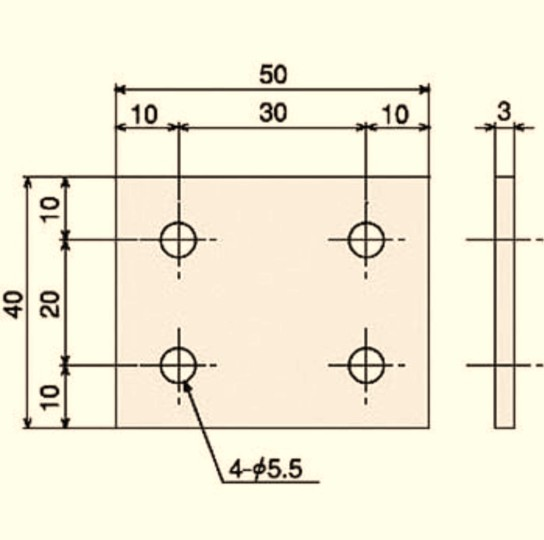
#> input picture Input/plate.jpg, 544 x 540 px
$ python detect_geometry.py
#> lines starting #> are read from the running program, lines starting #| are printed output that depends on the picture; after the words box and inside, x2 and y2 are one past the last pixel; in counts of white or black regions, pixels touching at a corner belong together
import cv2
import numpy as np
import pytesseract
import json

pytesseract.pytesseract.tesseract_cmd = (r"C:\Program Files\Tesseract-OCR\tesseract.exe")

image = cv2.imread("Input/plate.jpg")
#> image is the input picture: shape (540, 544, 3); mean B, G, R 216.9, 237.3, 242.7
gray = cv2.cvtColor(image, cv2.COLOR_BGR2GRAY)
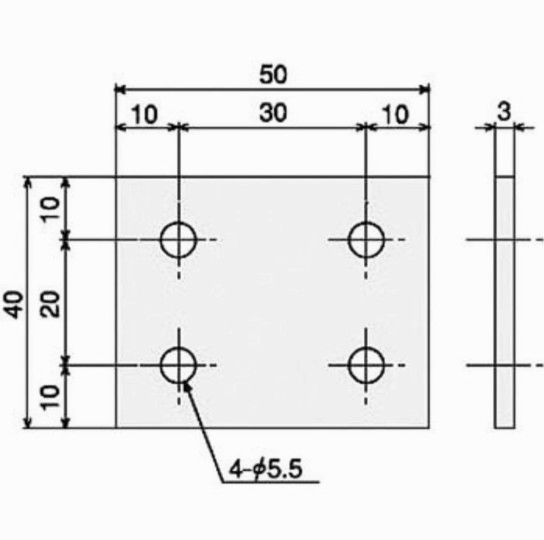
#> gray: shape (540, 544); min 0, max 253, mean 236.7

_, binary = cv2.threshold(
	gray,
	200,
	255,cv2.THRESH_BINARY_INV
)
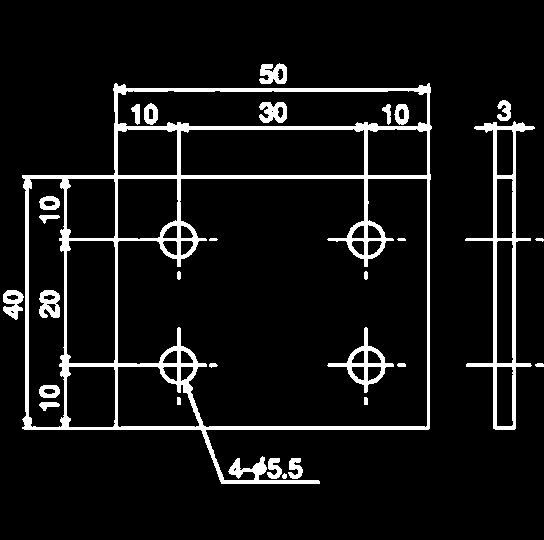
#> binary: shape (540, 544); 7.9% white; 29 white regions

#print(image)
print("Original: ", image.shape)
#| Original:  (540, 544, 3)
print("Grayscale: ", gray.shape)
#| Grayscale:  (540, 544)

cv2.imwrite("Output/gray.jpg", gray)
cv2.imwrite("Output/binary.png", binary)

# print the color value of the binary image [0 255 (black/white)]
import numpy as np
print("Binary values: ", np.unique(binary))
#| Binary values:  [  0 255]

# find contours of the binary image with the options (RETR_TREE, CHAIN_APPROX_SIMPLE)
contours, hierarchy = cv2.findContours(
	binary,
	cv2.RETR_TREE,
	cv2.CHAIN_APPROX_SIMPLE
)
#> contours = 72 contours, 7 with area under 20; largest, box (x1, y1, x2, y2) and area: (22, 83, 432, 484) 130960, (117, 178, 428, 428) 65272, (117, 90, 428, 127) 10682, (28, 178, 65, 428) 8704, (180, 128, 365, 176) 8437

# print the number of contours/area of the contour[0]
print("Number of contours: ", len(contours))
#| Number of contours:  72
print(contours[0])
#| [[[284 473]]
#|  [[282 475]]
#|  [[282 477]]
#|  [[283 478]]
#|  [[285 478]]
#|  [[286 477]]
#|  [[286 474]]
#|  [[285 474]]]
area = cv2.contourArea(contours[0])
#> area = 15.5
print("Area: ", area)
#| Area:  15.5

# print the area of all the contours
for contour in contours:
	area = cv2.contourArea(contour)
	print(area)
#> this loop made 72 passes
#> area on passes 2, 3, 4, 5, 7, 9, 10, 11, 12, 13, 14, 15: 161, 162, 21.5, 368.5, 53.5, 7092.5, 965, 1969.5, 961, 776, 152.5, 130959.5
#| 15.5
#| 161.0
#| 162.0
#| 21.5
#| 368.5
#| 7.0
#| 53.5
#| 15.5
#> (further printed lines are left out)

# Retrieve the contour with the largest area
largest_contour = max(contours, key=cv2.contourArea)
#> largest_contour = contour of 222 points, box (x1, y1, x2, y2) (22, 83, 432, 484), area 130960
largest_area = cv2.contourArea(largest_contour)
#> largest_area = 130959.5
print("Largest contour area: ", largest_area)
#| Largest contour area:  130959.5

# draw the result
result = image.copy()
cv2.drawContours(
	result,   # where to draw
	[largest_contour],   # what to draw (list)
	-1,   # draw all the contour received
	(0,0,255),  # Blue = 0, Green = 0, Red=255
	3   # The thickness of line [px]
)
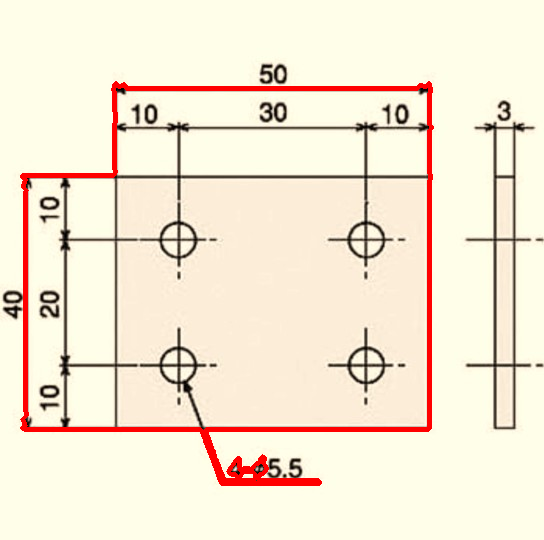
#> result: shape (540, 544, 3); 3.14% of pixels changed, all inside (x1, y1, x2, y2) = (20, 81, 434, 486)
cv2.imwrite("Output/largest_contour.jpg", result)

# check the boundingbox surrounding the largest_contour
x, y, width, height = cv2.boundingRect(largest_contour)
#> x = 22; y = 83; width = 410; height = 401
print("x: ", x)
#| x:  22
print("y: ", y)
#| y:  83
print("width: ", width)
#| width:  410
print("height: ", height)
#| height:  401

# crop the ROI part from the image (plate part)
roi = image[175:430, 115:430]
cv2.imwrite("Output/roi.jpg", roi)

# generate the binary image of the ROI
roi_gray = cv2.cvtColor(
    roi,
    cv2.COLOR_BGR2GRAY
)

_, roi_binary = cv2.threshold(
    roi_gray,
    200,
    255,
    cv2.THRESH_BINARY_INV
)
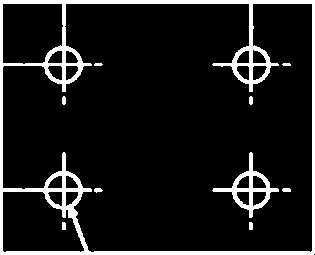
#> roi_binary: shape (255, 315); 10.5% white; 10 white regions

cv2.imwrite(
    "Output/roi_binary.png",
    roi_binary
)

# Retrieve the contours
roi_contours, roi_hierarchy = cv2.findContours(
    roi_binary,
    cv2.RETR_TREE,
    cv2.CHAIN_APPROX_SIMPLE
)
#> roi_contours = 29 contours, 2 with area under 20; largest, box (x1, y1, x2, y2) and area: (0, 0, 315, 255) 79756, (2, 3, 313, 253) 65272, (2, 191, 85, 253) 3918, (2, 3, 64, 65) 3360, (212, 152, 279, 218) 1312; roi_hierarchy = 29 rows, first 6: [-1, -1, 1, -1], [2, -1, -1, 0], [3, 1, -1, 0], [5, 2, 4, 0], [-1, -1, -1, 3], [6, 3, -1, 0]
print("Number of ROI contours:", len(roi_contours))
#| Number of ROI contours: 29

# find the closed & bigger contours
for contour in roi_contours:
    area = cv2.contourArea(contour)
    if area < 1000:   # skip the small contours
        continue

# find the closed contours and calculate perimeter
    perimeter = cv2.arcLength(contour, True)
    approx = cv2.approxPolyDP(
        contour,
        0.02 * perimeter,   # 0.02 tolerance to simplify
        True
    )
    print("Area:", area, "/ Vertices:", len(approx))

    # result
    #Area: 79755.5 / Vertices: 4
    #Area: 3918.5 / Vertices: 6
    #Area: 65272.5 / Vertices: 12
    #Area: 1311.5 / Vertices: 9
    #Area: 3360.5 / Vertices: 5

    # Draw - Area: 79755.5 / Vertices: 4
    if len(approx) == 4:
        plate_contour = approx
        print("Plate candidate area:", area)
        break
#> this loop made 1 pass
#> (area, perimeter, plate_contour) on pass 1: (79755.5, 1135.4, [[0, 0], [0, 254], [314, 253], [314, 0]])
#| Area: 79755.5 / Vertices: 4
#| Plate candidate area: 79755.5

plate_result = roi.copy()
cv2.drawContours(
    plate_result,
    [plate_contour],
    -1,
    (0, 255, 0),
    3
)
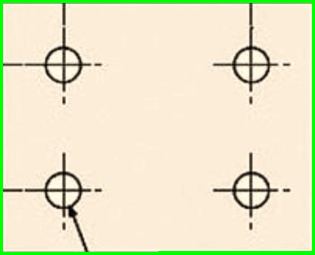
#> plate_result: shape (255, 315, 3); mean B, G, R 199.4, 230.2, 232.3
cv2.imwrite("Output/plate_detected.jpg",plate_result)

# Hole detection
blurred = cv2.medianBlur(roi_gray, 5)  # optimize the noise
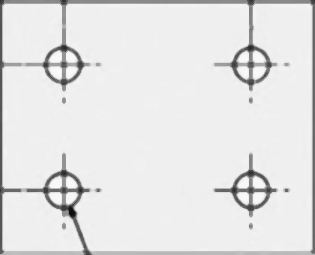
#> blurred: shape (255, 315); min 10, max 250, mean 227.9
circles = cv2.HoughCircles(
    blurred,  # where to find
    cv2.HOUGH_GRADIENT,   # which Hough method to use
    dp=1,
    minDist=50,   # the centers of the retrived circles should be apart 50px at least
    param1=100,
    param2=30,
    minRadius=10,   # ignore the circles smaller than r=10
    maxRadius=30   # ignore the circles bigger than r=30
)
#> circles = [[62.5, 64.5, 19.2], [251.5, 189.5, 18.8], [62.5, 189.5, 15.2], [249.5, 66.5, 17.2]]

if circles is not None:
    print("Number of circles: ", len(circles[0]))   # circles are saved in circles[0]
#| Number of circles:  4
else:
    print("No circles detected!")

    # draw the detected circle
circles = np.round(circles[0, :]).astype("int")
#> circles = [[62, 64, 19], [252, 190, 19], [62, 190, 15], [250, 66, 17]]
hole_result = roi.copy()

for x, y, radius in circles:
    # perimeter of the circle
    cv2.circle(
        hole_result,
        (x, y),
        radius,
        (0, 255, 0),
        2
    )

    # center of the circle
    cv2.circle(
        hole_result,
        (x, y),
        3,
        (0, 0, 255),
        -1
    )
    print("Center:", x, y, "Radius:", radius)   # print the center & radius of the detected circles
#> this loop made 4 passes
#| Center: 62 64 Radius: 19
#| Center: 252 190 Radius: 19
#| Center: 62 190 Radius: 15
#| Center: 250 66 Radius: 17
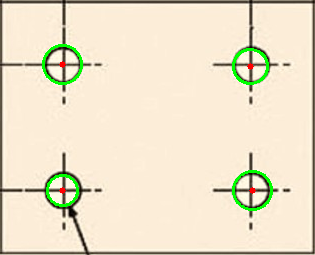
#> hole_result: shape (255, 315, 3); mean B, G, R 201.5, 225.6, 235.5

cv2.imwrite("Output/holes_detected.jpg",hole_result)

# read the dimensional data from the scaled image
ocr_image = cv2.resize(
    image,
    None,
    fx=3,
    fy=3,
    interpolation=cv2.INTER_CUBIC
)

# read the strings
print("Horizontal OCR result: ")
cv2.imwrite("Output/ocr_image.png", ocr_image)
#> (the run stopped early here; a loop or call above may not have finished)
